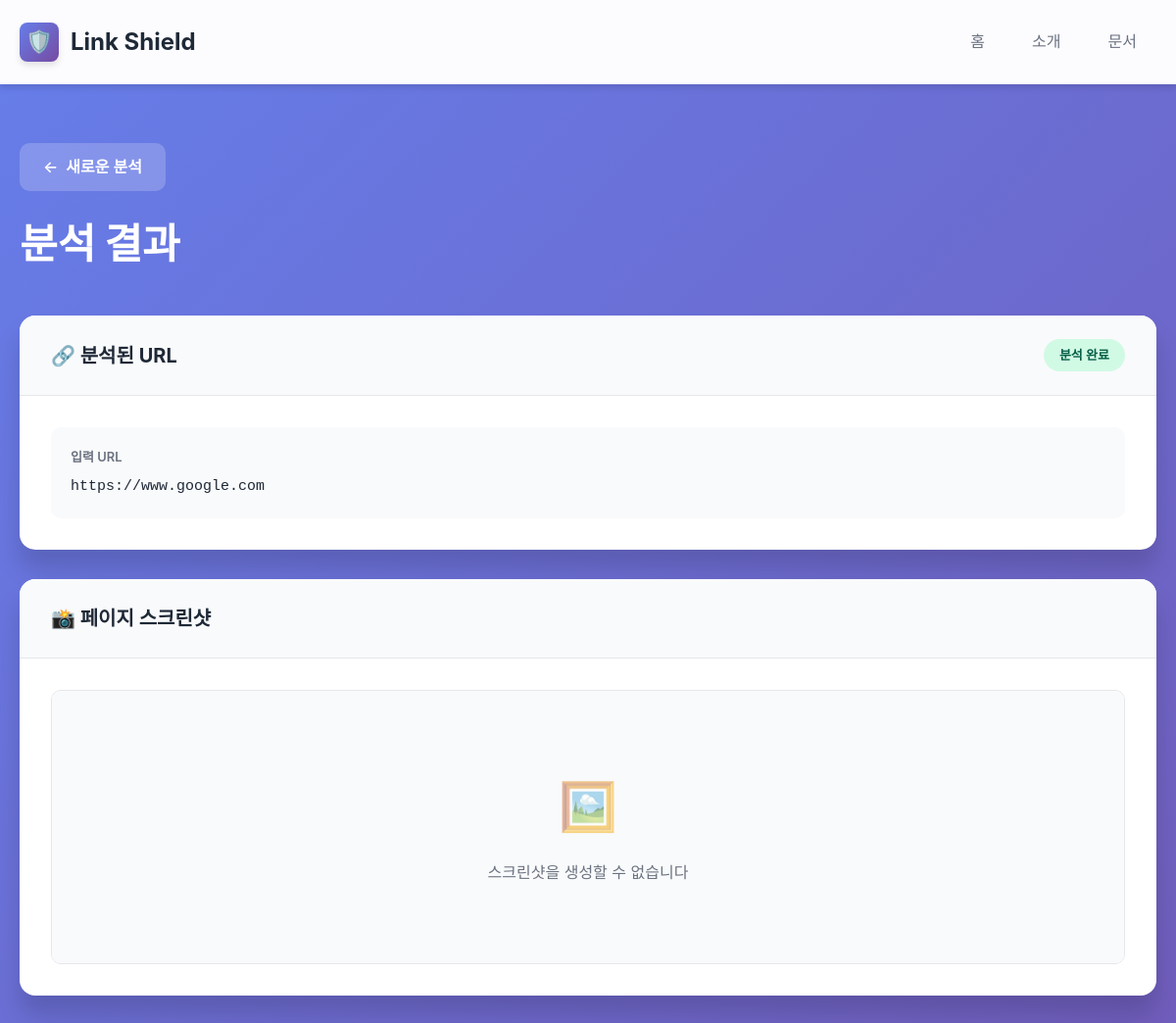
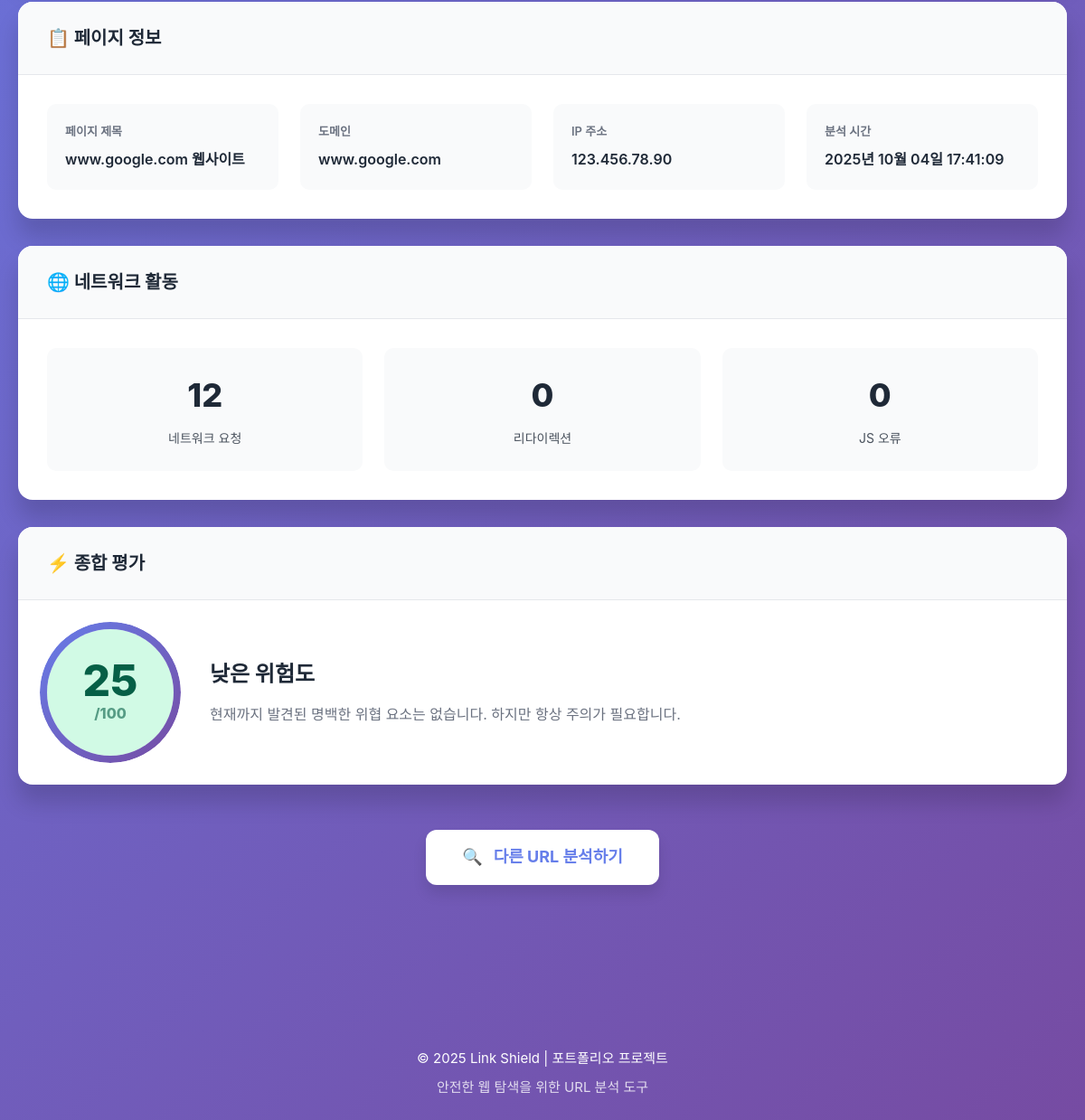
The app's page /result/1/ with its own data (2 pictures, top to bottom).
### analyzer/models.py (models this page shows, shortened)
class URLAnalysis(models.Model):
    original_url = models.URLField(
        max_length= 500,
        verbose_name= "원본 URL",
        help_text= "사용자가 입력한 URL"
    )
    final_url = models.URLField(
        max_length= 500,
        verbose_name= "최종 URL",
        help_text= "Redirection 이후 최종 도착 URL"
    )
    domain = models.CharField(
        max_length= 255,
        verbose_name= "도메인",
        help_text= "URL의 도메인 부분"
    )
    page_title = models.CharField(
        max_length= 255,
        blank= True,
        null= True,
        verbose_name= "페이지 제목"
    )
    screenshot_path = models.CharField(
        max_length=500,
        blank=True,
        null=True,
        verbose_name="스크린샷 경로"
    )
    analyzed_at = models.DateTimeField(
        auto_now_add=True,  # 생성 시 자동으로 현재 시간
        verbose_name="분석 시간"
    )
    network_requests = models.IntegerField(
        default= 0,
        verbose_name= "네트워크 요청 수"
    )
    redirects = models.IntegerField(
        default=0,
        verbose_name="리다이렉션 수"
    )
    js_errors = models.IntegerField(
        default= 0,
        verbose_name= "JavaScript 오류 수"
    )
    ip_address = models.GenericIPAddressField(
        blank= True,
        null= True,
        verbose_name= "IP 주소"
    )
    risk_score = models.IntegerField(
        default= 0,
        verbose_name= "위험도 점수",
        help_text= "0-100사이 값, 높을 수록 위험"
    )
    risk_level = models.CharField(
        max_length=20,
        choices=[
            ('low', '낮음'),
            ('medium', '중간'),
            ('high', '높음'),
        ],
        default='low',
        verbose_name="위험 수준"
    )
    detail_data = models.JSONField(
        blank= True,
        null= True,
        verbose_name= "상세 분석 데이터",
        help_text= "네트워크 트래픽, 포트 스탠 결과 등. ."
    )
    class Meta:
        verbose_name = "URL 분석"
        verbose_name_plural = "URL 분석 목록"
        ordering = ["-analyzed_at"]      #최신순으로 정렬하기
    def get_risk_label(self):
        if self.risk_score < 30:
            return "낮은 위험도"
        elif self.risk_score < 70:
            return "중간 위험도"
        else:
            return "높은 위험도"
    def get_risk_message(self):
        if self.risk_score < 30:
            return "현재까지 발견된 명백한 위협 요소는 없습니다. 하지만 항상 주의가 필요합니다."
        elif self.risk_score < 70:
            return "일부 의심스러운 요소가 발견되었습니다. 신중하게 접근하세요."
        else:
            return "위험한 요소가 다수 발견되었습니다. 접근을 권장하지 않습니다."

### analyzer/views.py (the view)
# urls.py: path('result/<int:pk>/', views.AnalysisDetailView.as_view(), name='result'),
class AnalysisDetailView(APIView):
    def get(self, request, pk):
        try:
            url_analysis = URLAnalysis.objects.get(pk=pk)
        except URLAnalysis.DoesNotExist:
            return Response(
                {'error': '분석 결과를 찾을 수 없습니다.'},
                status=status.HTTP_404_NOT_FOUND
            )
        result = {
            'id': url_analysis.id,
            'original_url': url_analysis.original_url,
            'final_url': url_analysis.final_url,
            'page_title': url_analysis.page_title,
            'domain': url_analysis.domain,
            'ip_address': url_analysis.ip_address,
            'analyzed_at': url_analysis.analyzed_at.strftime('%Y년 %m월 %d일 %H:%M:%S'),
            'screenshot_path': url_analysis.screenshot_path,
            'network_requests': url_analysis.network_requests,
            'redirects': url_analysis.redirects,
            'js_errors': url_analysis.js_errors,
            'risk_score': url_analysis.risk_score,
            'risk_level': url_analysis.risk_level,
            'risk_label': url_analysis.get_risk_label(),
            'risk_message': url_analysis.get_risk_message(),
        }
        return render(request, 'result.html', {'result': result})

### templates/result.html (shortened to what this page needs)
{% extends "base.html" %}
{% load static %}
{% block content %}
<div class="result-header">
    <a href="{% url 'analyzer:index' %}" class="back-btn">
        <span>←</span> 새로운 분석
    </a>
    <h1 class="result-title">분석 결과</h1>
</div>
<div class="card result-card">
    <div class="card-header">
        <h2>🔗 분석된 URL</h2>
        <div class="status-badge status-complete">분석 완료</div>
    </div>
    <div class="card-body">
        <div class="url-display">
            <div class="url-label">입력 URL</div>
            <div class="url-value">{{ result.original_url }}</div>
        </div>
    </div>
</div>
<div class="card result-card">
    <div class="card-header">
        <h2>📸 페이지 스크린샷</h2>
    </div>
    <div class="card-body">
        <div class="screenshot-container">
            {% if result.screenshot_path %}
                <img src="{{ result.screenshot_path }}" alt="페이지 스크린샷" class="screenshot-img">
            {% else %}
                <div class="screenshot-placeholder">
                    <div class="placeholder-icon">🖼️</div>
                    <p>스크린샷을 생성할 수 없습니다</p>
                </div>
            {% endif %}
        </div>
    </div>
</div>
<div class="card result-card">
    <div class="card-header">
        <h2>📋 페이지 정보</h2>
    </div>
    <div class="card-body">
        <div class="metadata-grid">
            <div class="metadata-item">
                <div class="metadata-label">페이지 제목</div>
                <div class="metadata-value">{{ result.page_title|default:"정보 없음" }}</div>
            </div>
            <div class="metadata-item">
                <div class="metadata-label">도메인</div>
                <div class="metadata-value">{{ result.domain }}</div>
            </div>
            <div class="metadata-item">
                <div class="metadata-label">IP 주소</div>
                <div class="metadata-value">{{ result.ip_address|default:"확인 중..." }}</div>
            </div>
            <div class="metadata-item">
                <div class="metadata-label">분석 시간</div>
                <div class="metadata-value">{{ result.analyzed_at }}</div>
            </div>
        </div>
    </div>
</div>
<div class="card result-card">
    <div class="card-header">
        <h2>🌐 네트워크 활동</h2>
    </div>
    <div class="card-body">
        <div class="network-stats">
            <div class="stat-item">
                <div class="stat-number">{{ result.network_requests|default:"0" }}</div>
                <div class="stat-label">네트워크 요청</div>
            </div>
            <div class="stat-item">
                <div class="stat-number">{{ result.redirects|default:"0" }}</div>
                <div class="stat-label">리다이렉션</div>
            </div>
            <div class="stat-item">
                <div class="stat-number">{{ result.js_errors|default:"0" }}</div>
                <div class="stat-label">JS 오류</div>
            </div>
        </div>
    </div>
</div>
<div class="card result-card risk-card">
    <div class="card-header">
        <h2>⚡ 종합 평가</h2>
    </div>
    <div class="card-body">
        <div class="risk-score">
            <div class="score-circle score-{{ result.risk_level|default:'low' }}">
                <div class="score-value">{{ result.risk_score|default:"25" }}</div>
                <div class="score-max">/100</div>
            </div>
            <div class="risk-description">
                <h3 class="risk-title">{{ result.risk_label|default:"낮은 위험도" }}</h3>
                <p>{{ result.risk_message|default:"현재까지 발견된 명백한 위협 요소는 없습니다. 하지만 항상 주의가 필요합니다." }}</p>
            </div>
        </div>
    </div>
</div>
<div class="action-section">
    <a href="{% url 'analyzer:index' %}" class="action-btn">
        <span>🔍</span>
        다른 URL 분석하기
    </a>
</div>
{% endblock %}

### records on screen
URLAnalysis: original_url "https://www.google.com", page_title "www.google.com 웹사이트", domain "www.google.com", ip_address "123.456.78.90"

### other values on screen
{{ result.analyzed_at }} "2025년 10월 04일 17:41:09"
{{ result.network_requests|default:"0" }} "12"
{{ result.redirects|default:"0" }} "0"
{{ result.js_errors|default:"0" }} "0"
{{ result.risk_score|default:"25" }} "25"
{{ result.risk_label|default:"낮은 위험도" }} "낮은 위험도"
